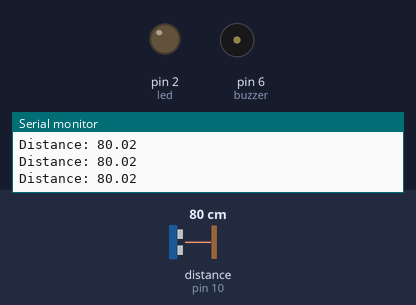
Bench run of a sketch on a simulated Arduino Uno, built with avr-gcc and run on an emulated ATmega328P. Parts: output pins drawn as LEDs (lit = HIGH), buzzer (waves = sounding), the last lines printed to the serial monitor. Wiring (inferred from the names in the program): ultrasonic range finder: trigger pin 9; echo pin 10. Dashed ring = blinking. The inputs (shaded band) are chosen by the test bench; at power-on: distance to the obstacle (sensor on pin 10) 80 cm. The echo pulse lasts 58.3 µs per cm; pins used as bus, display or sensor lines are not drawn.

Above: at 1.3 s.
1.4 s: distance to the obstacle (sensor on pin 10) set to 11 cm
3.2 s: distance to the obstacle (sensor on pin 10) set to 8 cm
At 4.5 s:
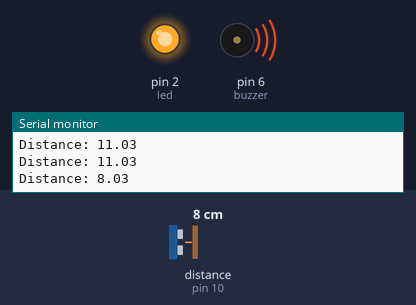
6.2 s: distance to the obstacle (sensor on pin 10) set to 6 cm
9.2 s: distance to the obstacle (sensor on pin 10) set to 3 cm
At 9.9 s:
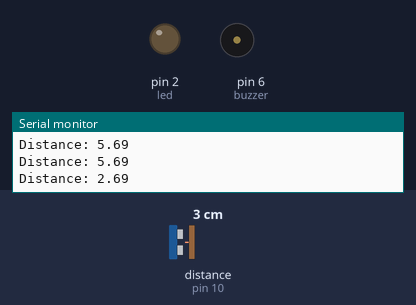
10.7 s: distance to the obstacle (sensor on pin 10) set to 9 cm
At 13.3 s:
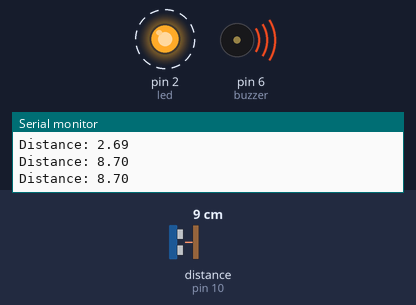
Timing chart, 0 to 14.7 s (numbered marks = the images above; inputs shaded):
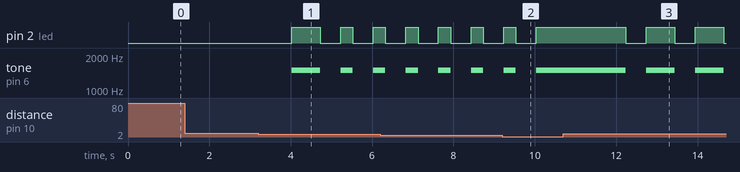

Measured:
- the behaviour switches between 10 and 9 cm on distance to the obstacle (sensor on pin 10) (found by bisection; images 0 and 1)
- the behaviour switches between 5 and 4 cm on distance to the obstacle (sensor on pin 10) (found by bisection; images 1 and 2)
- after the input at 3.2 s, pin 2 (led): goes HIGH 0.70 s, LOW 0.50 s, HIGH 0.30 s, LOW 0.50 s, then HIGH, starting after 0.83 s; tone on pin 6 (buzzer): goes 1500 Hz 0.70 s, silent 0.50 s, 1500 Hz 0.30 s, silent 0.50 s, then 1500 Hz, starting after 0.83 s
- after the input at 9.2 s, pin 2 (led): goes on until 10.0 s, then stays HIGH; tone on pin 6 (buzzer): goes on until 10.0 s, then stays 1500 Hz
- after the input at 10.7 s, pin 2 (led): alternates HIGH for 0.70 s and LOW for 0.50 s, starting after 1.5 s; tone on pin 6 (buzzer): alternates 1500 Hz for 0.70 s and silent for 0.50 s, starting after 1.5 s

The sketch:

ObstaclesDetector.ino
```cpp
/*
@Author Abdullah Bamufleh
project name: Obstacles Detector
Description:
This project simulate the Obstacles Detector exactly that
one exist in now days cars.
last update: 2024-01-19
 */

const int buzzer  = 6; // buzzer pin number
const int trigPin = 9; // triger pin number
const int echoPin = 10; // echo pin number
const int led     = 2;  // led pin number
float distance; // define distance variable
int duration;   // define duration variable

void setup() {
  pinMode(trigPin, OUTPUT); //
  pinMode(echoPin, INPUT);    //
  pinMode(2,OUTPUT);             // assign as input or output pins
  pinMode(buzzer, OUTPUT);   //
  Serial.begin(9600);      //
}

void loop() {
      ObstaclesDetector();
}

// This method givs alarm of an obstacles
    void sins(int buzzer, int latency){
     tone(buzzer,1500);
      digitalWrite(led,HIGH);
       delay(latency);
        digitalWrite(led,LOW);
     }


     // This method calculate the distance
     void CalculateDistance(){
      digitalWrite(trigPin, LOW);
      delayMicroseconds(2);
      digitalWrite(trigPin, HIGH);
      delayMicroseconds(10);
      digitalWrite(trigPin, LOW);

      duration = pulseIn(echoPin, HIGH);
      distance = (duration*.0343)/2;
      Serial.print("Distance: ");
      Serial.println(distance);
      delay(500);
     }


     // This is the whole system
     void ObstaclesDetector(){
      CalculateDistance();
      if(distance > 8 && distance < 10){
        sins(buzzer,700);
        noTone(buzzer);
     }else if(distance > 4 && distance < 8){
        sins(buzzer,300);
        noTone(buzzer);
     }else if(distance <= 4 && distance >= 0){
        tone(buzzer,1500);
        digitalWrite(led,HIGH);
     }else{
      noTone(buzzer);
      digitalWrite(led,LOW);
     }

     }
     
```
